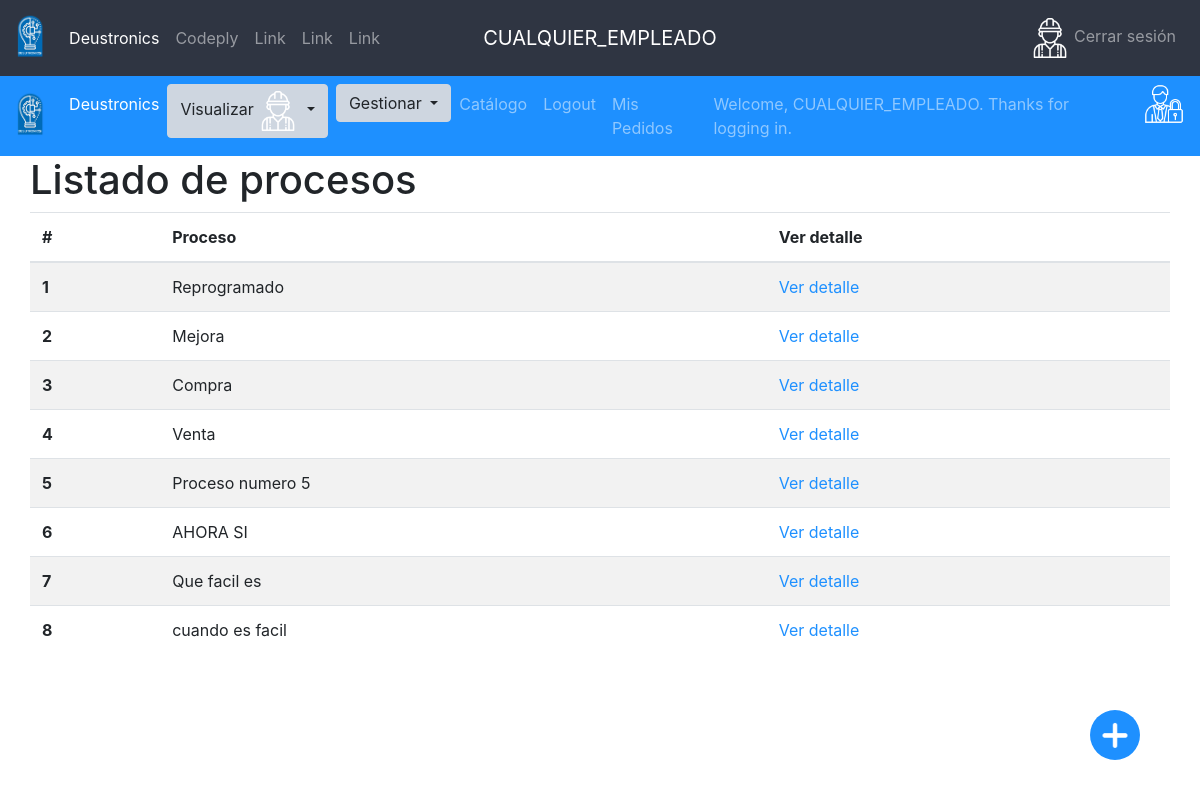
The page /procesos/ (signed in) on the database as committed earlier.
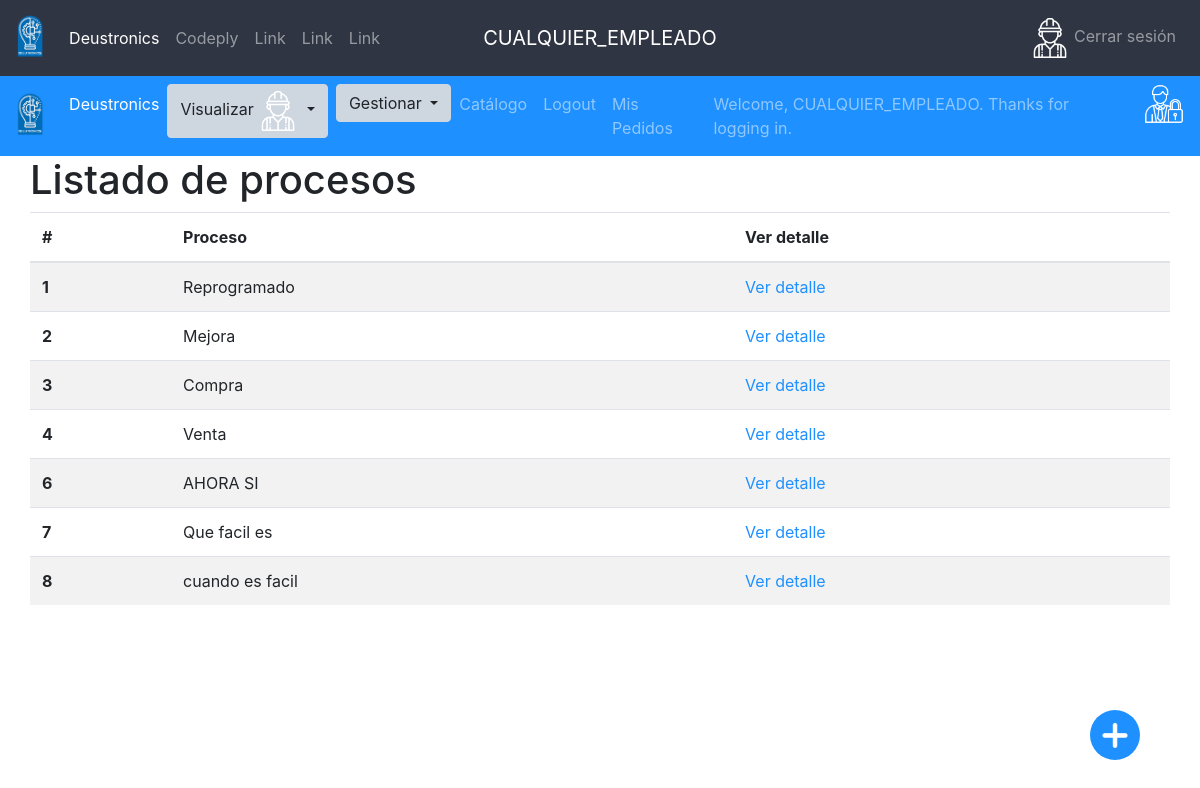
The same page on the database as committed later.
### app/models.py (models this page shows, shortened)
class Proceso(models.Model):
    nombre = models.CharField(max_length=100)

### app/views.py (the view)
# urls.py: path('procesos/', login_required(views.ProcesoListView.as_view()), name='proceso_lista'),
class ProcesoListView(View):
    def get(self, request, *args, **kwargs):
        context = {
            'procesos': Proceso.objects.all(),
            'urlBotonFlotante':reverse('proceso_create')
        }
        return render(request, "proceso_lista.html", context)

### app/templatetags/sesion_tags.py (called while the page is built)
@register.filter(name='has_group')
def has_group(user, group_name):
    return user.groups.filter(name=group_name).exists()

### app/templates/proceso_lista.html
{%extends 'base.html'%} {% block content%}
<h1>
  Listado de procesos
</h1>
<table class="table table-striped">
  <thead>
    <tr>
      <th scope="col">#</th>
      <th scope="col">Proceso</th>
      <th scope="col">Ver detalle</th>
    </tr>
  </thead>
  <tbody>
    {%for proceso in procesos%}
    <tr>
      <th scope="row">{{proceso.id}}</th>
      <td>{{proceso.nombre}}</td>
      <td><a href="{%url 'proceso_detalle' proceso.id %}"> Ver detalle</a></td>
    </tr>
    {%endfor%}
  </tbody>
</table>
{%endblock%}

Rows that differ between the two databases and show on the page:
removed Proceso: id "5", nombre "Proceso numero 5"
